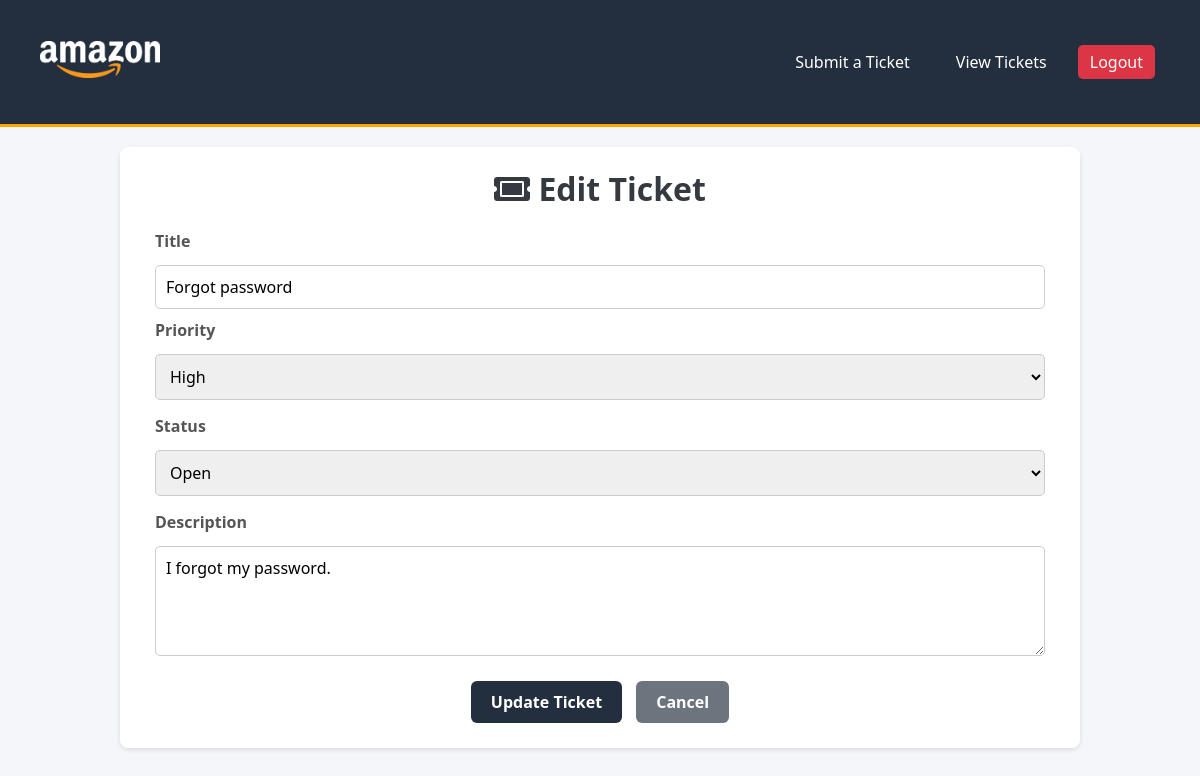
The page /edit_ticket/7 (signed in) on the database as committed earlier.
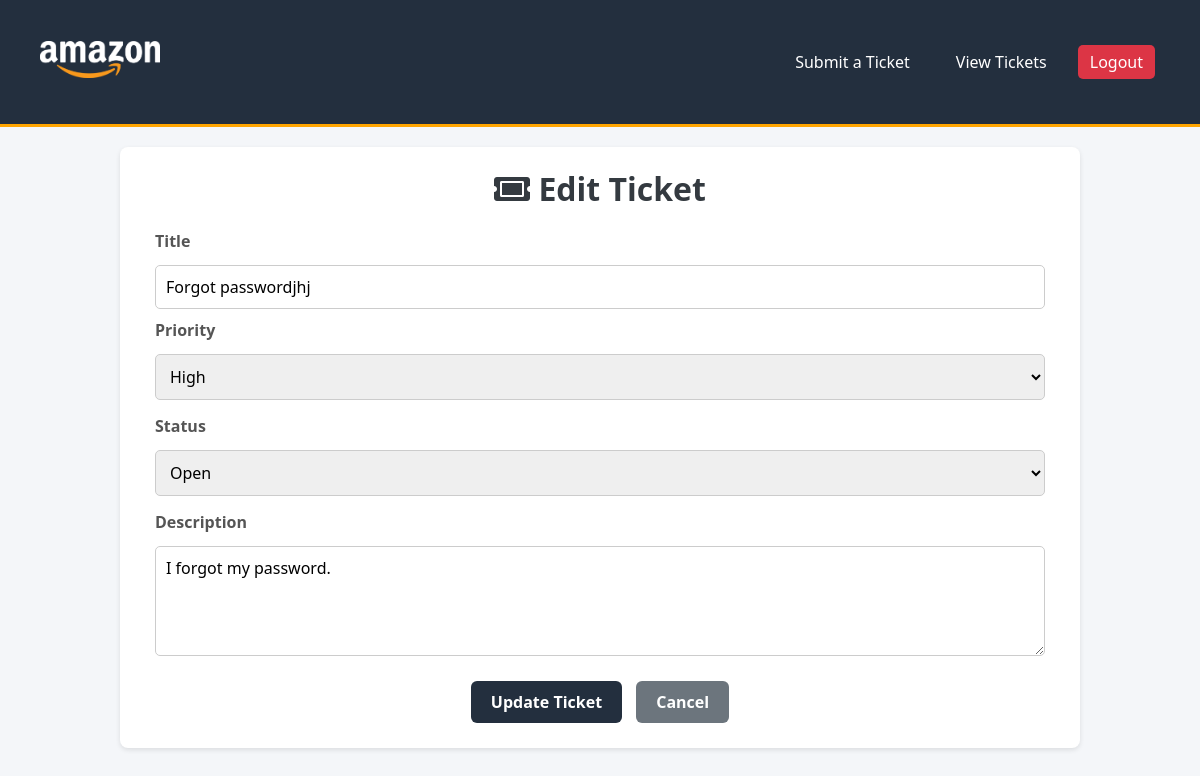
The same page on the database as committed later.
### tables this page shows
CREATE TABLE tickets (
            id INTEGER PRIMARY KEY AUTOINCREMENT,
            user_id INTEGER NOT NULL,
            title TEXT NOT NULL,
            description TEXT NOT NULL,
            priority TEXT CHECK(priority IN ('High', 'Medium', 'Low')),
            status TEXT CHECK(status IN ('open', 'in_progress', 'closed')),
            created_at DATETIME DEFAULT CURRENT_TIMESTAMP,
            FOREIGN KEY (user_id) REFERENCES users(id)
        );

### app/tickets.py (the view, shortened to what this page needs)
@app.route('/edit_ticket/<int:ticket_id>', methods=['GET', 'POST'])
@login_required
def edit_ticket(ticket_id):
    conn = get_db_connection()
    ticket = conn.execute('SELECT * FROM tickets WHERE id = ?', (ticket_id,)).fetchone()
    return render_template('edit_ticket.html', ticket=ticket)

### app/db.py (called while the page is built)
def get_db_connection():
    conn = sqlite3.connect('helpdesk.db')
    conn.row_factory = sqlite3.Row
    return conn

### app/tickets.py (called while the page is built)
def login_required(f):
    from functools import wraps
    from flask import redirect, url_for, flash
    @wraps(f)
    def decorated_function(*args, **kwargs):
        if 'username' not in session:
            flash('You need to log in to view this page.', 'error')
            return redirect(url_for('login'))
        return f(*args, **kwargs)
    return decorated_function

### app/templates/edit_ticket.html (shortened to what this page needs)
<!DOCTYPE html>
<html lang="en">
<head>
    <link rel="stylesheet" href="https://cdnjs.cloudflare.com/ajax/libs/font-awesome/5.15.1/css/all.min.css">
    <link rel="stylesheet" href="{{ url_for('static', filename='styles.css') }}">
</head>
<body>
<header class="header">
    <a href="{{ url_for('home') }}">
        <img src="{{ url_for('static', filename='logo.png') }}" alt="Helpdesk Logo">
    </a>
    <nav class="nav" id="navbar">
        <a href="/submit_ticket">Submit a Ticket</a>
        <a href="/tickets">View Tickets</a>
        {% if 'username' in session %}
            <a href="/logout" class="btn btn-danger">Logout</a>
        {% else %}
            <a href="/login" class="btn btn-warning">Login</a>
        {% endif %}
    </nav>
</header>
<div class="container">
    <h1><i class="fas fa-ticket-alt"></i> Edit Ticket</h1>
    <form id="editTicketForm" method="POST" action="{{ url_for('edit_ticket', ticket_id=ticket.id) }}">
        <div class="form-row">
            <div class="col-md-6">
                <label for="title">Title</label>
                <input type="text" id="title" name="title" value="{{ ticket.title }}" required>
            </div>
            <div class="col-md-6">
                <label for="priority">Priority</label>
                <select id="priority" name="priority" required>
                    <option value="High" {% if ticket.priority == 'High' %}selected{% endif %}>High</option>
                </select>
            </div>
        </div>
        <div class="form-row">
            <div class="col-md-6">
                <label for="status">Status</label>
                <select id="status" name="status" required>
                    <option value="open" {% if ticket.status == 'open' %}selected{% endif %}>Open</option>
                </select>
            </div>
        </div>
        <div class="form-row">
            <div class="col-md-12">
                <label for="description">Description</label>
                <textarea id="description" name="description" rows="4" required>{{ ticket.description }}</textarea>
            </div>
        </div>
        <div class="text-center">
            <button type="button" class="btn btn-primary" onclick="openConfirmModal()">Update Ticket</button>
            <a href="{{ url_for('tickets') }}" class="btn btn-secondary">Cancel</a>
        </div>
    </form>
</div>
</body>
</html>

Rows that differ between the two databases and show on the page:
changed tickets "High": title "Forgot password" → "Forgot passwordjhj"
